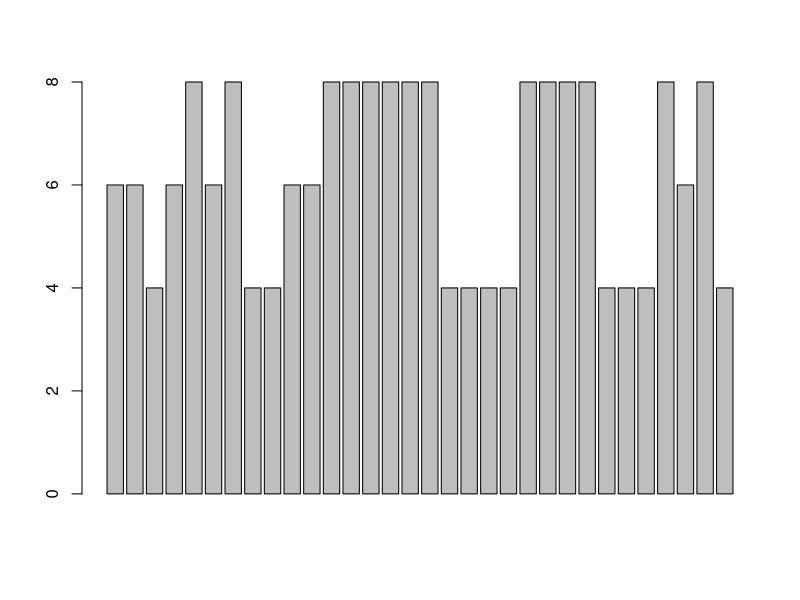
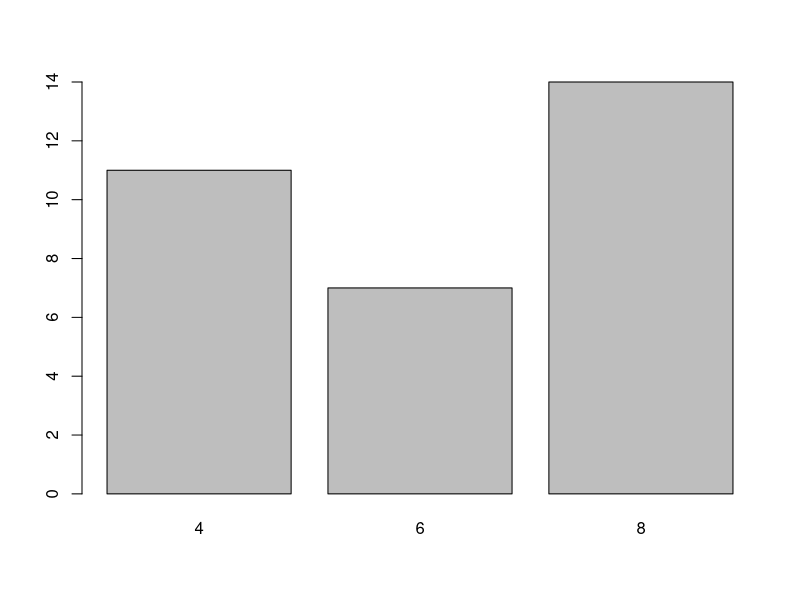
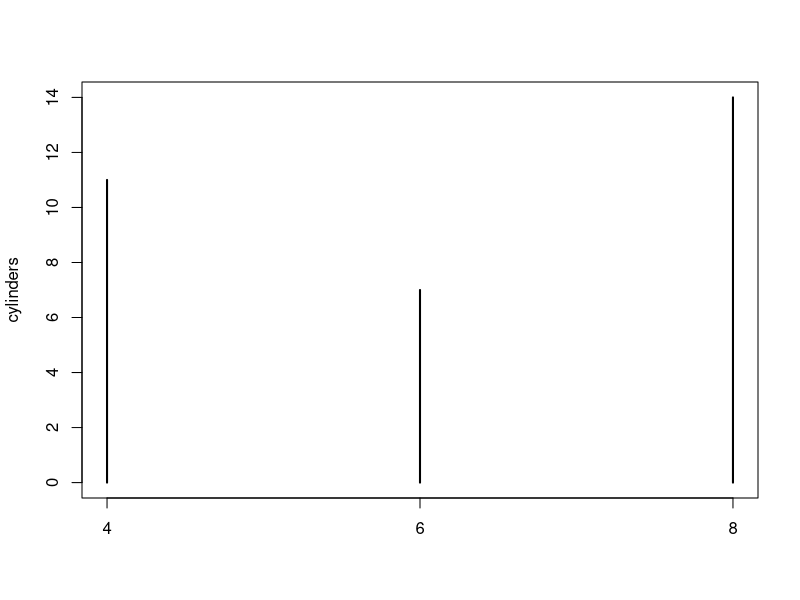
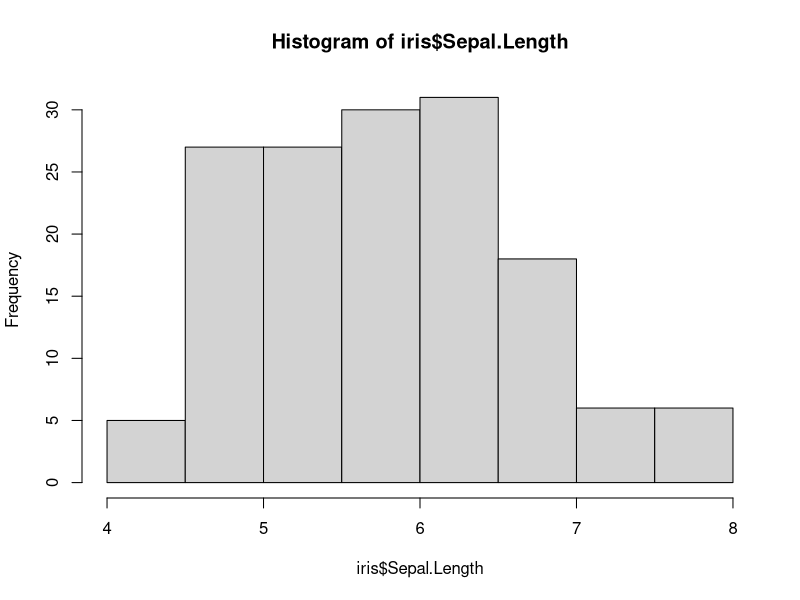
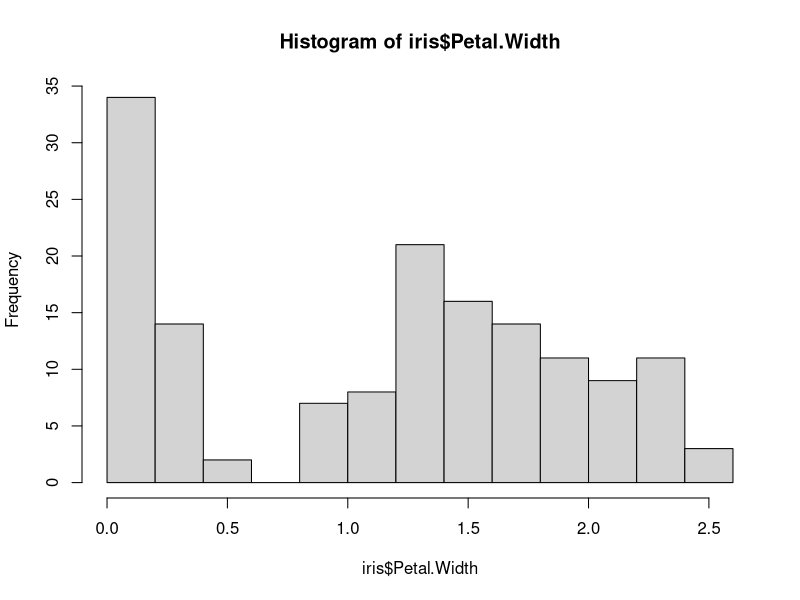
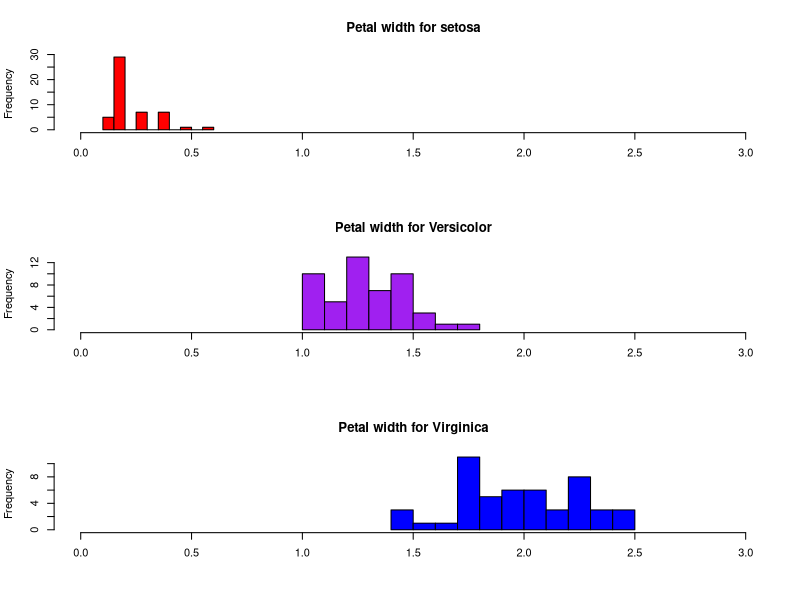

Generate these figures, in order, with R:
library(datasets)
head(mtcars)

#UNIVARIATE Distributions
# BAR CHART for Categorical Variables
barplot(mtcars$cyl)
cylinders<- table(mtcars$cyl) #creating a frequency table
barplot(cylinders) #bar chart
plot(cylinders) #gives default x-y line chart

# HISTOGRAM for Quantitative variables
hist(iris$Sepal.Length)
hist(iris$Petal.Width)
# HISTOGRAM BY GROUPS
par(mfrow= c(3,1)) # 3 rows and 1 column

# HISTOGRAM for each species using options(mostly used for comparison)

hist(iris$Petal.Width [iris$Species == "setosa"],
    xlim= c(0,3),
    breaks=9,
    main= "Petal width for setosa",
    xlab= "",
    col= "red")
hist(iris$Petal.Width [iris$Species == "versicolor"],
     xlim= c(0,3),
     breaks=9,
     main= "Petal width for Versicolor",
     xlab= "",
     col= "purple")
hist(iris$Petal.Width [iris$Species == "virginica"],
     xlim= c(0,3),
     breaks=9,
     main= "Petal width for Virginica",
     xlab= "",
     col= "blue")

# Restoring the original graphic parameters
par(mfrow=c(1,1))

